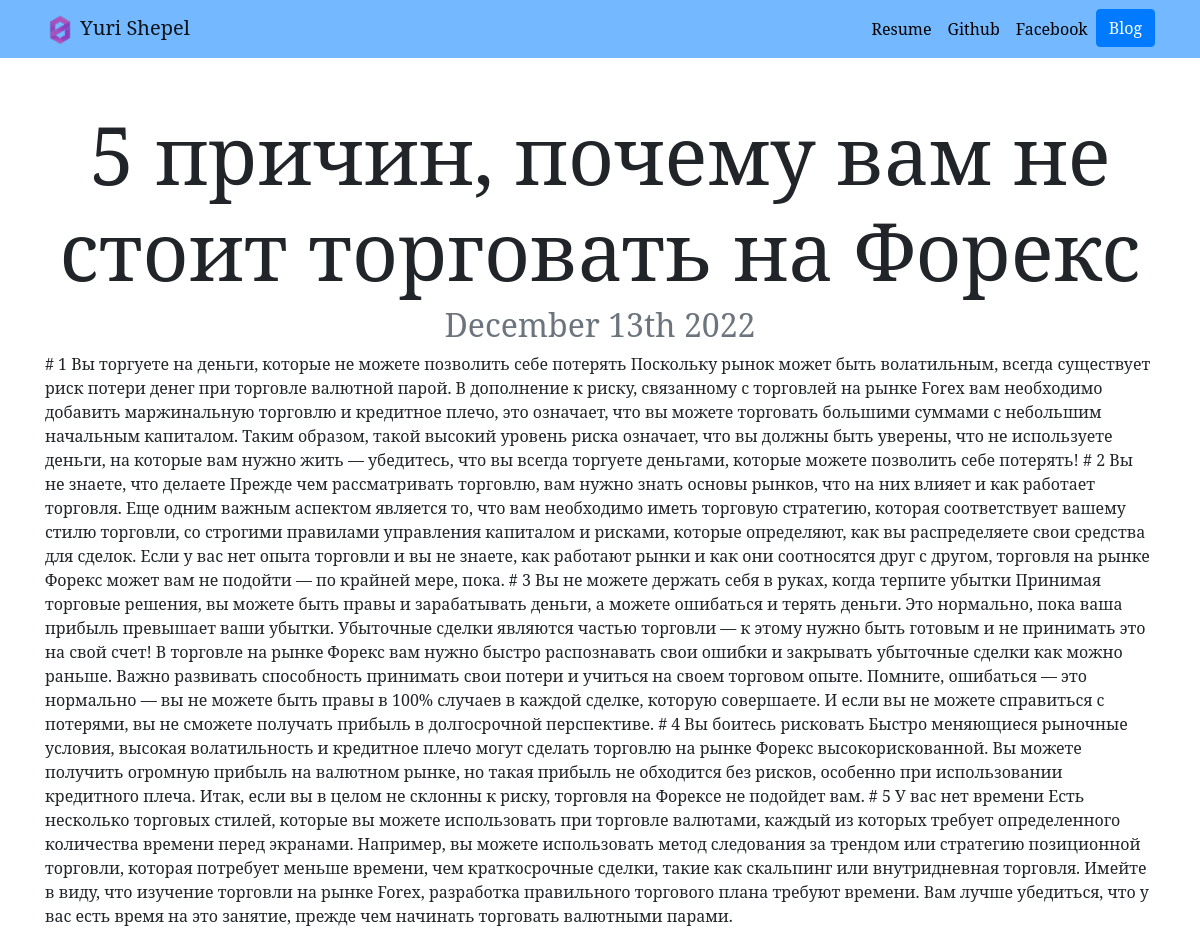
Page /blog/1/ on the committed database.
### blog/models.py (models this page shows, shortened)
class Post(models.Model):
    title = models.CharField(max_length=250)
    date = models.DateField()
    content = RichTextField(blank=True)

### blog/views.py (the view)
# urls.py: path('<int:post_id>/', views.detail, name='detail'),
def detail(request, post_id):
    post = get_object_or_404(Post, pk=post_id)
    return render(request, 'blog/detail.html', {'post': post})

### blog/templates/blog/detail.html
{% extends 'portfolio/base.html' %}
{% block content %}
    <h1 class="text-center mt-5" id="blogdetailtitle">{{ post.title }}</h1>
    <h2 class="text-center text-muted mb5">{{ post.date|date:"F jS Y" }}</h2>
    {{ post.content|safe }}
{% endblock %}

### portfolio/static/portfolio/custom.css (style rules this page uses)
body { font-family: 'Noto Serif', serif; }
@media (min-width: 992px) { #blogdetailtitle { font-size: 5rem; } }

### rows in the picture
Post: title "5 причин, почему вам не стоит торговать на Форекс", date "December 13th 2022", content "# 1 Вы торгуете на деньги, которые не можете позволить себе потерять Поскольку рынок может быть волатильным, всегда существует риск потери денег при торговле валютной парой. В дополнение к риску, связанному с торговлей на рынке Forex вам необходимо добавить маржинальную торговлю и кредитное плечо, это означает, что вы можете торговать большими суммами с небольшим начальным капиталом. Таким образом, такой высокий уровень риска означает, что вы должны быть уверены, что не используете деньги, на которые вам нужно жить — убедитесь, что вы всегда торгуете деньгами, которые можете позволить себе потерять! # 2 Вы не знаете, что делаете Прежде чем рассматривать торговлю, вам нужно знать основы…"
